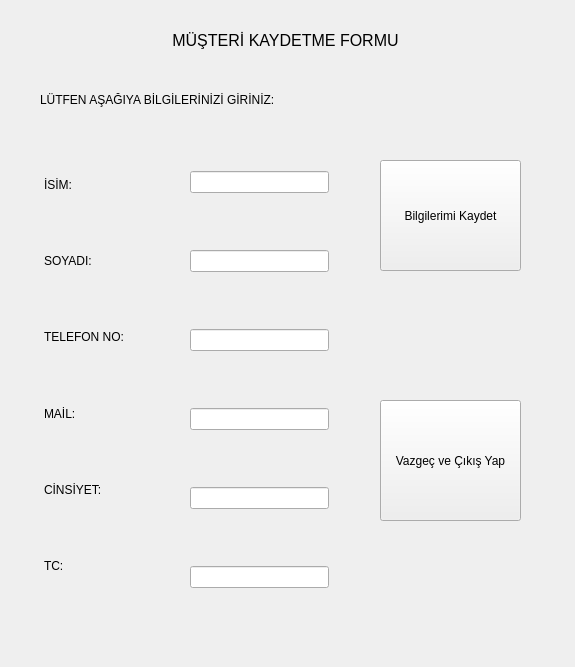
<?xml version="1.0" encoding="UTF-8"?>
<ui version="4.0">
 <class>Kaydet_penceresi</class>
 <widget class="QWidget" name="Kaydet_penceresi">
  <property name="geometry">
   <rect>
    <x>0</x>
    <y>0</y>
    <width>575</width>
    <height>667</height>
   </rect>
  </property>
  <property name="windowTitle">
   <string>Kaydet Penceresi</string>
  </property>
  <widget class="QLabel" name="label_6">
   <property name="geometry">
    <rect>
     <x>130</x>
     <y>20</y>
     <width>311</width>
     <height>41</height>
    </rect>
   </property>
   <property name="text">
    <string>&lt;html&gt;&lt;head/&gt;&lt;body&gt;&lt;p align=&quot;center&quot;&gt;&lt;span style=&quot; font-size:12pt;&quot;&gt;MÜŞTERİ KAYDETME FORMU&lt;/span&gt;&lt;/p&gt;&lt;/body&gt;&lt;/html&gt;</string>
   </property>
  </widget>
  <widget class="QLabel" name="label_7">
   <property name="geometry">
    <rect>
     <x>40</x>
     <y>70</y>
     <width>361</width>
     <height>61</height>
    </rect>
   </property>
   <property name="text">
    <string>&lt;html&gt;&lt;head/&gt;&lt;body&gt;&lt;p&gt;&lt;span style=&quot; font-size:9pt;&quot;&gt;LÜTFEN AŞAĞIYA BİLGİLERİNİZİ GİRİNİZ:&lt;/span&gt;&lt;/p&gt;&lt;/body&gt;&lt;/html&gt;</string>
   </property>
  </widget>
  <widget class="QWidget" name="layoutWidget">
   <property name="geometry">
    <rect>
     <x>44</x>
     <y>150</y>
     <width>80</width>
     <height>451</height>
    </rect>
   </property>
   <layout class="QVBoxLayout" name="verticalLayout">
    <item>
     <widget class="QLabel" name="label">
      <property name="text">
       <string>İSİM:</string>
      </property>
     </widget>
    </item>
    <item>
     <widget class="QLabel" name="label_2">
      <property name="text">
       <string>SOYADI:</string>
      </property>
     </widget>
    </item>
    <item>
     <widget class="QLabel" name="label_3">
      <property name="text">
       <string>TELEFON NO:</string>
      </property>
     </widget>
    </item>
    <item>
     <widget class="QLabel" name="label_4">
      <property name="text">
       <string>MAİL:</string>
      </property>
     </widget>
    </item>
    <item>
     <widget class="QLabel" name="label_5">
      <property name="text">
       <string>CİNSİYET:</string>
      </property>
     </widget>
    </item>
    <item>
     <widget class="QLabel" name="label_8">
      <property name="text">
       <string>TC:</string>
      </property>
     </widget>
    </item>
   </layout>
  </widget>
  <widget class="QWidget" name="layoutWidget">
   <property name="geometry">
    <rect>
     <x>190</x>
     <y>120</y>
     <width>139</width>
     <height>521</height>
    </rect>
   </property>
   <layout class="QVBoxLayout" name="verticalLayout_2">
    <item>
     <widget class="QLineEdit" name="lineEdit"/>
    </item>
    <item>
     <widget class="QLineEdit" name="lineEdit_2"/>
    </item>
    <item>
     <widget class="QLineEdit" name="lineEdit_3"/>
    </item>
    <item>
     <widget class="QLineEdit" name="lineEdit_4"/>
    </item>
    <item>
     <widget class="QLineEdit" name="lineEdit_5"/>
    </item>
    <item>
     <widget class="QLineEdit" name="lineEdit_6"/>
    </item>
   </layout>
  </widget>
  <widget class="QPushButton" name="pushButton">
   <property name="geometry">
    <rect>
     <x>380</x>
     <y>160</y>
     <width>141</width>
     <height>111</height>
    </rect>
   </property>
   <property name="text">
    <string>Bilgilerimi Kaydet</string>
   </property>
  </widget>
  <widget class="QPushButton" name="pushButton_2">
   <property name="geometry">
    <rect>
     <x>380</x>
     <y>400</y>
     <width>141</width>
     <height>121</height>
    </rect>
   </property>
   <property name="text">
    <string>Vazgeç ve Çıkış Yap</string>
   </property>
  </widget>
 </widget>
 <resources/>
 <connections/>
</ui>
